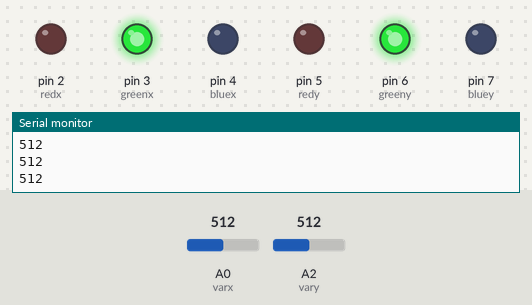
A sketch run on a simulated Arduino Uno, built with avr-gcc and run on an emulated ATmega328P. Shown: output pins drawn as LEDs (lit = HIGH), the last lines printed to the serial monitor. Inputs (shaded band) come from the test bench; at power-on: A0 (varx) = 512, A2 (vary) = 512.

Above: at 1.2 s.
1.3 s: A0 (varx) set to 790
2.8 s: A0 (varx) set to 819
At 3.6 s:
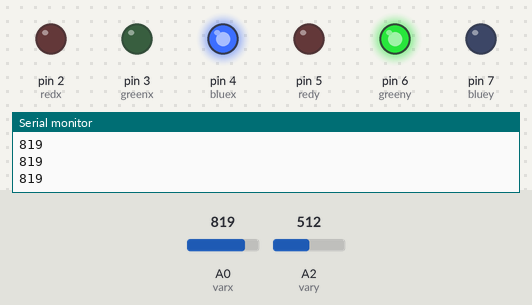
4.3 s: A2 (vary) set to 789
5.8 s: A2 (vary) set to 816
At 7.0 s:
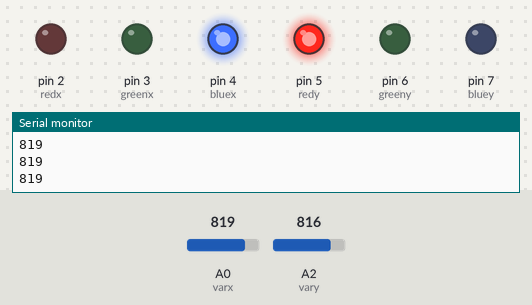
7.3 s: A0 (varx) set to 716
At 8.3 s:
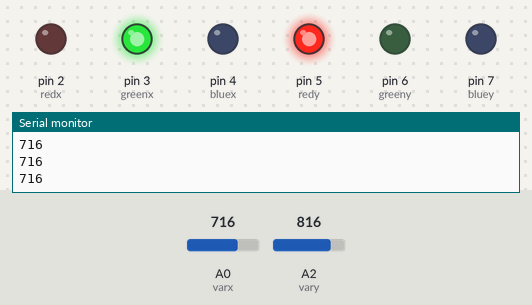
8.8 s: A2 (vary) set to 90
At 9.4 s:
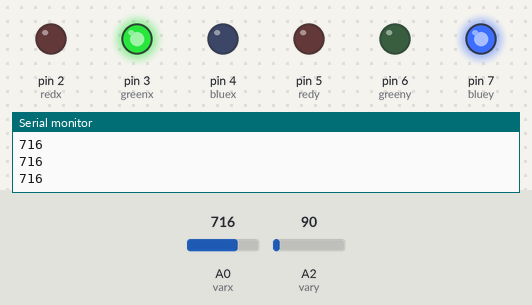
Timing chart, 0 to 11.3 s (numbered marks = the images above; inputs shaded):
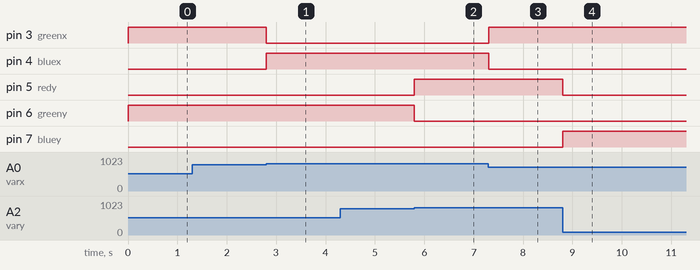

Measured:
- the behaviour switches between 800 and 801 on A0 (varx) (found by bisection; images 0 and 1)
- the behaviour switches between 800 and 801 on A2 (vary) (found by bisection; images 1 and 2)
- after the input at 2.8 s, pin 3 (greenx): HIGH → LOW at once; pin 4 (bluex): LOW → HIGH at once
- after the input at 5.8 s, pin 5 (redy): LOW → HIGH at once; pin 6 (greeny): HIGH → LOW at once
- after the input at 7.3 s, pin 3 (greenx): LOW → HIGH at once; pin 4 (bluex): HIGH → LOW at once
- after the input at 8.8 s, pin 5 (redy): HIGH → LOW at once; pin 7 (bluey): LOW → HIGH at once

The sketch:

JoystickColors.ino
```cpp
int redx = 2;
int greenx = 3;
int bluex = 4;
int redy = 5;
int greeny = 6;
int bluey = 7;

int joystickx = 0;
int joysticky = 0;
int varx = 0;
int vary = 2;

void setup() {
  Serial.begin(9600);
  pinMode(redx, OUTPUT);
  pinMode(greenx, OUTPUT);
  pinMode(bluex, OUTPUT);
  pinMode(redy, OUTPUT);
  pinMode(greeny, OUTPUT);
  pinMode(bluey, OUTPUT);
  //pinMode(varx, INPUT);
  //pinMode(vary, INPUT);
}

void loop() {

  //Serial.println(analogRead(varx));
  Serial.println(joystickx);
  //Serial.println(analogRead(vary));

  joystickx = analogRead(varx);
  joysticky = analogRead(vary);

  //joystick x
  if(joystickx < 100) //left red
  {
    digitalWrite(redx, HIGH);
    digitalWrite(greenx, LOW);
    digitalWrite(bluex, LOW);
  }
  else if(800 > joystickx && joystickx > 100) //middle green
  {
    digitalWrite(redx, LOW);
    digitalWrite(greenx, HIGH);
    digitalWrite(bluex, LOW);
  }
  else if(joystickx > 800) //right blue
  {
    digitalWrite(redx, LOW);
    digitalWrite(greenx, LOW);
    digitalWrite(bluex, HIGH);
  }

  //joystick y
  if(joysticky > 800) //up red
  {
    digitalWrite(redy, HIGH);
    digitalWrite(greeny, LOW);
    digitalWrite(bluey, LOW);
  }
  else if(800 > joysticky && joysticky > 100) //middle green
  {
    digitalWrite(redy, LOW);
    digitalWrite(greeny, HIGH);
    digitalWrite(bluey, LOW);
  }
  else if(joysticky < 100) //down blue
  {
    digitalWrite(redy, LOW);
    digitalWrite(greeny, LOW);
    digitalWrite(bluey, HIGH);
  }
}
```
